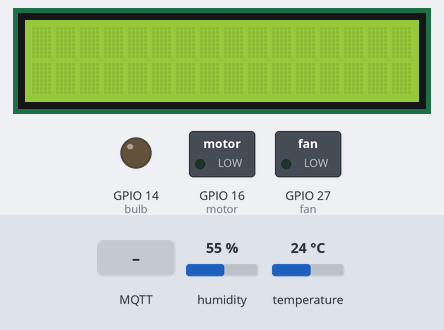
Recording of a sketch running on a simulated ESP32. Parts: 16×2 character LCD, switched loads named in the sketch (green lamp = pin HIGH), output pins drawn as LEDs (lit = HIGH). Inputs (shaded band) come from the test bench; at power-on: humidity 55 %, temperature 24 °C. WiFi joins after 1.5 s; servers stay silent unless stated; the local clock reads 2024-03-15 10:24:30 at power-on unless the sketch sets it; storage starts empty; no MQTT or app messages arrive unless stated; what the sketch prints to the serial monitor is not drawn.

Above: at 1.2 s.
1.3 s: MQTT message "airon" arrives on the first subscribed topic
At 3.1 s:
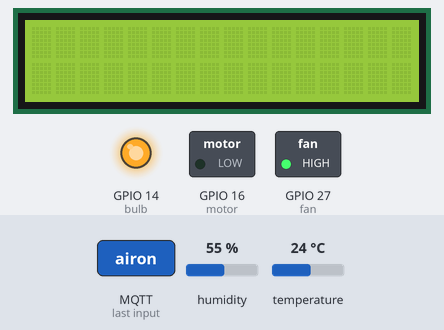
3.5 s: humidity set to 51 %
11.5 s: humidity set to 48 %
At 17.7 s:
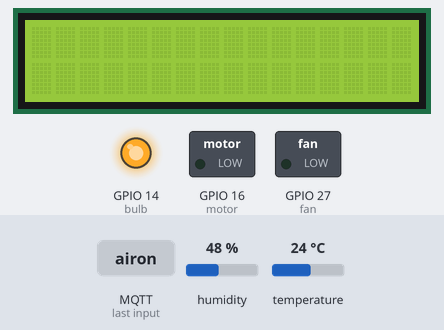
18.6 s: humidity set to 54 %
23.3 s: humidity set to 57 %
At 30.8 s:
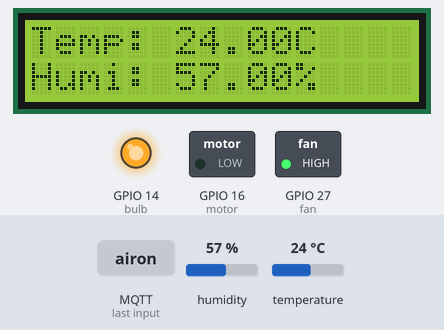
31.6 s: MQTT message "heatoff" arrives on the first subscribed topic
At 32.0 s:
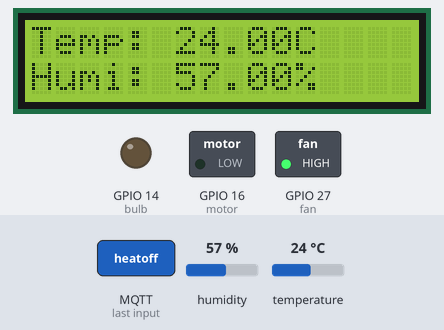
Timing chart, 0 to 34.6 s (numbered marks = the images above; inputs shaded):
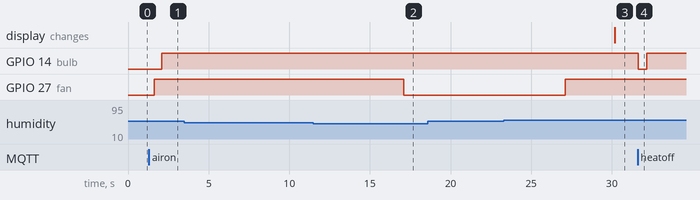

Measured:
- the behaviour switches between 50 and 49 % on humidity (found by bisection; images 1 and 2)
- the behaviour switches between 55 and 56 % on humidity (found by bisection; images 2 and 3)
- after the input at 1.3 s, GPIO 27 (fan): LOW → HIGH after 0.34 s
- after the input at 3.5 s, every drawn part: stays the same
- after the input at 11.5 s, GPIO 27 (fan): HIGH → LOW after 5.6 s
- after the input at 18.6 s, every drawn part: stays the same
- after the input at 23.3 s, GPIO 27 (fan): LOW → HIGH after 3.8 s; the display: changes after 6.9 s (image 3)
- after the input at 31.6 s, GPIO 14 (bulb): HIGH → LOW at once, → HIGH 0.54 s later

The sketch:

combined_code_mqtt_2.ino
```cpp
#include <WiFi.h> //WiFi library
extern "C" {
  #include "freertos/FreeRTOS.h"
  #include "freertos/timers.h"  // MQTT dependencies
}
#include "FS.h"
#include "SD.h"  // SD Library
#include "SPI.h"

#include <AsyncMqttClient.h>  //MQTT library
#include "DHT.h"  //DHT22 Library
#define DHTPIN 17     // Digital pin connected to the DHT sensor
#define DHTTYPE DHT22   // DHT 22  (AM2302), AM2321
#include <Wire.h>     // wire library for LCD
#include <LiquidCrystal_I2C.h>     // LCD Library
#include "RTClib.h"             //Real Time Library
RTC_DS1307 rtc;                 //RTC initialization
// Connect pin 1 (on the left) of the sensor to +5V
// Connect pin 2 of the sensor to whatever your DHTPIN is 18
// Connect pin 3 (on the right) of the sensor to GROUND
// Initialize DHT sensor.
DHT dht(DHTPIN, DHTTYPE);  //DHT Library initialization
float h;  // humidity declaration
float t;  // timperature declaration
char daysOfTheWeek[7][12] = {"Sun", "Mon", "Tue", "Wed", "Thu", "Fri", "Sat"}; //days init
String dataMessage;

const int motor = 16; //motor pin declaration
const int fan = 27; // fan pin declaration
const int bulb = 14; // bulb pin declaration
LiquidCrystal_I2C lcd(0x27, 16, 2); //LCD construct
long lastMsg = 0;
char msg[50];
// Save reading number on RTC memory
RTC_DATA_ATTR int readingID = 0;

// Change the credentials below, so your ESP32 connects to your router
#define WIFI_SSID "WorkSHop"
#define WIFI_PASSWORD "inf12345"


// Create objects to handle MQTT client
AsyncMqttClient mqttClient;
TimerHandle_t mqttReconnectTimer;
TimerHandle_t wifiReconnectTimer;

// function to connect WiFi
void connectToWifi() {
  Serial.println("Connecting to Wi-Fi...");
  WiFi.begin(WIFI_SSID, WIFI_PASSWORD);
}

//function to connect to MQTT
void connectToMqtt() {
  Serial.println("Connecting to MQTT...");
  mqttClient.connect();
}

//callback function
void WiFiEvent(WiFiEvent_t event) {
  Serial.printf("[WiFi-event] event: %d\n", event);
  switch(event) {
    case SYSTEM_EVENT_STA_GOT_IP:
      Serial.println("WiFi connected");
      Serial.println("IP address: ");
      Serial.println(WiFi.localIP());
      connectToMqtt();
      break;
    case SYSTEM_EVENT_STA_DISCONNECTED:
      Serial.println("WiFi lost connection");
      xTimerStop(mqttReconnectTimer, 0); // ensure we don't reconnect to MQTT while reconnecting to Wi-Fi
      xTimerStart(wifiReconnectTimer, 0);
      break;
  }
}

// Add more topics that want your ESP32 to be subscribed to
void onMqttConnect(bool sessionPresent) {
  Serial.println("Connected to MQTT.");
  Serial.print("Session present: ");
  Serial.println(sessionPresent);
  // ESP32 subscribed to esp32/led topic
  uint16_t packetIdSub = mqttClient.subscribe("/ieggincubator@gmail.com/commands", 0);
  Serial.print("Subscribing at QoS 0, packetId: ");
  Serial.println(packetIdSub);
}
//function to disconnect from MQTT
void onMqttDisconnect(AsyncMqttClientDisconnectReason reason) {
  Serial.println("Disconnected from MQTT.");
  if (WiFi.isConnected()) {
    xTimerStart(mqttReconnectTimer, 0);
  }
}

//function to subscribe to topic after connection
void onMqttSubscribe(uint16_t packetId, uint8_t qos) {
  Serial.println("Subscribe acknowledged.");
  Serial.print("  packetId: ");
  Serial.println(packetId);
  Serial.print("  qos: ");
  Serial.println(qos);
}

//function to unscribed from topic
void onMqttUnsubscribe(uint16_t packetId) {
  Serial.println("Unsubscribe acknowledged.");
  Serial.print("  packetId: ");
  Serial.println(packetId);
}

//function to pusblish in a topic
void onMqttPublish(uint16_t packetId) {
  Serial.println("Publish acknowledged.");
  Serial.print("  packetId: ");
  Serial.println(packetId);
}

// You can modify this function to handle what happens when you receive a certain message in a specific topic
void onMqttMessage(char* topic, char* payload, AsyncMqttClientMessageProperties properties, size_t len, size_t index, size_t total) {
  String messageTemp;
  for (int i = 0; i < len; i++) {
    //Serial.print((char)payload[i]);
    messageTemp += (char)payload[i];
  }
  // Check if the MQTT message was received on topic test
  if (strcmp(topic, "/ieggincubator@gmail.com/commands") == 0) {
    Serial.print("Changing output to ");
    if(messageTemp == "heaton"){
      Serial.println("bulb is on");
       bulb_on();
    }
    else if(messageTemp == "heatoff"){
      Serial.println("bulb is off");
      bulb_off();
    }
    else if(messageTemp == "airoff"){
      Serial.println("fan is off");
      fan_off();
    }
    else if(messageTemp == "airon"){
      Serial.println("fan is on");
      fan_on();
    }
   else if(messageTemp == "getdata"){
      Serial.println("reading data");
      readFile(SD, "/incubatordata.txt");

    }
    else if(messageTemp == "delete"){
      Serial.println("deletingdata data");
      deleteandcreate();
    }
  }

  Serial.println("Publish received.");
  Serial.print("  message: ");
  Serial.println(messageTemp);
  Serial.print("  topic: ");
  Serial.println(topic);
  Serial.print("  qos: ");
  Serial.println(properties.qos);
  Serial.print("  dup: ");
  Serial.println(properties.dup);
  Serial.print("  retain: ");
  Serial.println(properties.retain);
  Serial.print("  len: ");
  Serial.println(len);
  Serial.print("  index: ");
  Serial.println(index);
  Serial.print("  total: ");
  Serial.println(total);
}
//function to read file from the SD Card and publish to incubatordata
void readFile(fs::FS &fs, const char * path){
    Serial.printf("Reading file: %s\n", path);

    File file = fs.open(path);
    if(!file){
        Serial.println("Failed to open file for reading");
        return;
    }

    Serial.print("Read from file: ");
    while(file.available()){
    Serial.write(file.read());
   String datavalues = (file.readString());

//        // Convert the value to a char array
//      char dataString[10000];
//      dtostrf( (file.readString()), 1, 2, dataString);
      char dataReading[9999999999];
//      String dataValues= String(dataString);
       datavalues.toCharArray(dataReading, (datavalues.length() + 1));
        uint16_t packetIdPub2 = mqttClient.publish("/ieggincubator@gmail.com/incubatordata", 2, true, dataReading);
    }
    file.close();
}
//function to write file to SD card
void writeFile(fs::FS &fs, const char * path, const char * message){
    Serial.printf("Writing file: %s\n", path);

    File file = fs.open(path, FILE_WRITE);
    if(!file){
        Serial.println("Failed to open file for writing");
        return;
    }
    File file2 = fs.open(path);
    if (file2.available()){
      Serial.println("File exist");
    }
    else if(file.print(message)){
        Serial.println("File written");
    } else {
        Serial.println("Write failed");
    }
    file.close();
}

//function to append to a file on SD card
void appendFile(fs::FS &fs, const char * path, const char * message){
    Serial.printf("Appending to file: %s\n", path);

    File file = fs.open(path, FILE_APPEND);
    if(!file){
        Serial.println("Failed to open file for appending");
        return;
    }
    if(file.print(message)){
        Serial.println("Message appended");
    } else {
        Serial.println("Append failed");
    }
    file.close();
}
//function to delete a file from Sd card
void deleteFile(fs::FS &fs, const char * path){
    Serial.printf("Deleting file: %s\n", path);
    if(fs.remove(path)){
        Serial.println("File deleted");
    } else {
        Serial.println("Delete failed");
    }
}

void setup() {
  pinMode(bulb, OUTPUT);
 pinMode(fan, OUTPUT);
 pinMode(motor, OUTPUT);
 dht.begin();
  Serial.begin(115200);
  lcd.begin(); // sixteen characters across - 2 lines
  lcd.backlight();

if(!SD.begin()){
        Serial.println("Card Mount Failed");
        return;
    }
    uint8_t cardType = SD.cardType();

    if(cardType == CARD_NONE){
        Serial.println("No SD card attached");
        return;
    }
// printing card details
    Serial.print("SD Card Type: ");
    if(cardType == CARD_MMC){
        Serial.println("MMC");
    } else if(cardType == CARD_SD){
        Serial.println("SDSC");
    } else if(cardType == CARD_SDHC){
        Serial.println("SDHC");
    } else {
        Serial.println("UNKNOWN");
    }

 //writeFile(SD, "/incubatordata.txt", " ID,Timestamp,Temperature,Humidity  \r\n");


  // initializing RTC
if (! rtc.begin())
  {
    Serial.print("Couldn't find RTC");
    while (1);
  }
  if (! rtc.isrunning())
  {
    Serial.print("RTC is NOT running!");
  }
    //rtc.adjust(DateTime(F(__DATE__), F(__TIME__)));//auto update from computer time
    rtc.adjust(DateTime(2020, 7, 28, 19, 50, 0));// to set the time manualy

//callback timer
  mqttReconnectTimer = xTimerCreate("mqttTimer", pdMS_TO_TICKS(2000), pdFALSE, (void*)0, reinterpret_cast<TimerCallbackFunction_t>(connectToMqtt));
  wifiReconnectTimer = xTimerCreate("wifiTimer", pdMS_TO_TICKS(2000), pdFALSE, (void*)0, reinterpret_cast<TimerCallbackFunction_t>(connectToWifi));

  WiFi.onEvent(WiFiEvent);
// MQTT parameters
  mqttClient.onConnect(onMqttConnect);
  mqttClient.onDisconnect(onMqttDisconnect);
  mqttClient.onSubscribe(onMqttSubscribe);
  mqttClient.onUnsubscribe(onMqttUnsubscribe);
  mqttClient.onMessage(onMqttMessage);
  mqttClient.onPublish(onMqttPublish);
  mqttClient.setServer("mqtt.dioty.co", 1883);
  mqttClient.setCredentials("ieggincubator@gmail.com","c855c5c0"); // username and password

  connectToWifi();
}

void loop() {
// calling sensor reading function here
  getreadings();
  delay(2000);
  if (t>37.7)
  {
    bulb_off();
  }
  if (t<37)
  {
    bulb_on();
  }
  if (h>55)
  {
    fan_on();
  }
  if (h<50)
  {
    fan_off();
  }
//RTC time formating
 DateTime now = rtc.now();
    Serial.print(F("TIME"));
    Serial.print(" ");
    Serial.print(now.hour());
    Serial.print(':');
    Serial.print(now.minute());
    Serial.print(':');
    Serial.print(now.second());
    Serial.print("  ");

    delay(3000);


    Serial.print(F("DATE"));
    Serial.print(" ");
    //Serial.print(daysOfTheWeek[now.dayOfTheWeek()]);
    //Serial.print(" ");
    Serial.print(now.day());
    Serial.print('/');
    Serial.print(now.month());
    Serial.print('/');
    Serial.print(now.year());
    Serial.print("  ");

// rotating function call up with RTC time

  if ((now.hour()==19) && (now.minute()==1)){
       digitalWrite(motor, HIGH);
      }
  if ((now.hour()==19) && (now.minute()==2)){
       digitalWrite(motor, LOW);
      }
  if ((now.hour()==3) && (now.minute()==1)){
       digitalWrite(motor, HIGH);
      }
  if ((now.hour()==3) && (now.minute()==2)){
       digitalWrite(motor, LOW);
      }

   if ((now.hour()==11) && (now.minute()==1)){
       digitalWrite(motor, HIGH);
      }

  if ((now.hour()==11) && (now.minute()==2)){
       digitalWrite(motor, LOW);
      }
  //repeat event every 30 seconds
  long time = millis();
  if (time - lastMsg > 30000) {
    lastMsg = time;
    // Convert the value to a char array
   char TempString[8];
   dtostrf(t, 1, 2, TempString);
    Serial.print("Temperature: ");
    Serial.println(TempString);

    // Convert the value to a char array
      char HumiString[8];
      dtostrf( h, 1, 2, HumiString);
      Serial.print(" Humidity: ");
      Serial.println(HumiString);
       // Convert the value to a char array

     //concatinating sensor readings and pusblishing/printing on LCD
      char sensorReading[90];
      String sensorValues = "{ \"temperature\": \"" + String(TempString) + "\", \"humidity\" : \"" + String(HumiString) + "\"}";
      sensorValues.toCharArray(sensorReading, (sensorValues.length() + 1));
     uint16_t packetIdPub2 = mqttClient.publish("/ieggincubator@gmail.com/SensorData", 2, true, sensorReading);
    Serial.print("Publishing on topic esp32/SensorData at QoS 2, packetId: ");
    Serial.println(packetIdPub2);
      lcd.setCursor(0,0);
      lcd.print("Temp: ");
       lcd.print(TempString);
       lcd.print("C");
     // 8th character - 2nd line
       lcd.setCursor(0,1);
       lcd.print("Humi: ");
       lcd.print(HumiString);
       lcd.print("%");
        readingID++;
// getting curent time and date
// appending to fle datamessage
        char Timedate[20];
sprintf(Timedate, "%02d:%02d:%02d %02d/%02d/%02d",  now.hour(), now.minute(), now.second(), now.day(), now.month(), now.year());
Serial.print(F("Date/Time: "));
Serial.println(Timedate);
     dataMessage = String(readingID) + "," + String(Timedate) + "," + String(TempString) + "," + String(HumiString) + "\r\n";
  Serial.print("Save data: ");
  Serial.println(dataMessage);
  appendFile(SD, "/incubatordata.txt", dataMessage.c_str());
  }
}

//function to get DHT22 sensor readings
void getreadings(){
   // Reading temperature or humidity takes about 250 milliseconds!
  // Sensor readings may also be up to 2 seconds 'old' (its a very slow sensor)
   h = dht.readHumidity();
  // Read temperature as Celsius (the default)
   t = dht.readTemperature();

  // Check if any reads failed and exit early (to try again).
  if (isnan(h) || isnan(t)) {
    Serial.println(F("Failed to read from DHT sensor!"));
    return;
  }

  Serial.print(F("Humidity: "));
  Serial.print(h);
  Serial.print(F("%  Temperature: "));
  Serial.print(t);
  Serial.println(F("°C "));

  }
  //function to operate bulb
  void bulb_on(){
  digitalWrite(bulb, HIGH);
  }
   void bulb_off(){
  digitalWrite(bulb, LOW);
  }
  //function to operate fan
void fan_on(){
  digitalWrite(fan, HIGH);
  }
 void fan_off(){
  digitalWrite(fan, LOW);
  }
 // fubction to delete incubator data and write file
  void deleteandcreate(){
    deleteFile(SD, "/incubatordata.txt");
    writeFile(SD, "/incubatordata.txt", " ID,Timestamp,Temperature,Humidity \r\n");
    }
```
